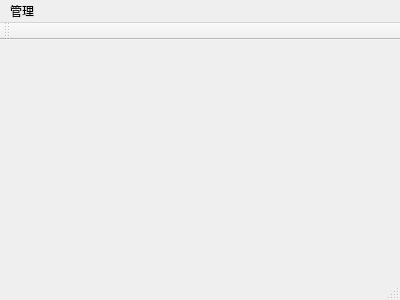
<?xml version="1.0" encoding="UTF-8"?>
<ui version="4.0">
 <class>MainWindow</class>
 <widget class="QMainWindow" name="MainWindow">
  <property name="geometry">
   <rect>
    <x>0</x>
    <y>0</y>
    <width>400</width>
    <height>300</height>
   </rect>
  </property>
  <property name="windowTitle">
   <string>MainWindow</string>
  </property>
  <widget class="QWidget" name="centralWidget"/>
  <widget class="QToolBar" name="mainToolBar">
   <attribute name="toolBarArea">
    <enum>TopToolBarArea</enum>
   </attribute>
   <attribute name="toolBarBreak">
    <bool>false</bool>
   </attribute>
  </widget>
  <widget class="QStatusBar" name="statusBar"/>
  <widget class="QMenuBar" name="menuBar">
   <property name="geometry">
    <rect>
     <x>0</x>
     <y>0</y>
     <width>400</width>
     <height>21</height>
    </rect>
   </property>
   <widget class="QMenu" name="menu_4">
    <property name="title">
     <string>管理</string>
    </property>
    <addaction name="actionGoods"/>
    <addaction name="actionMember"/>
    <addaction name="actionCheckout"/>
    <addaction name="actionStats"/>
   </widget>
   <addaction name="menu_4"/>
  </widget>
  <action name="actionGoods">
   <property name="text">
    <string>商品管理</string>
   </property>
  </action>
  <action name="actionMember">
   <property name="text">
    <string>会员管理</string>
   </property>
  </action>
  <action name="actionCheckout">
   <property name="text">
    <string>收银结算</string>
   </property>
  </action>
  <action name="actionStats">
   <property name="text">
    <string>统计看板</string>
   </property>
  </action>
 </widget>
 <layoutdefault spacing="6" margin="11"/>
 <resources/>
 <connections/>
</ui>
